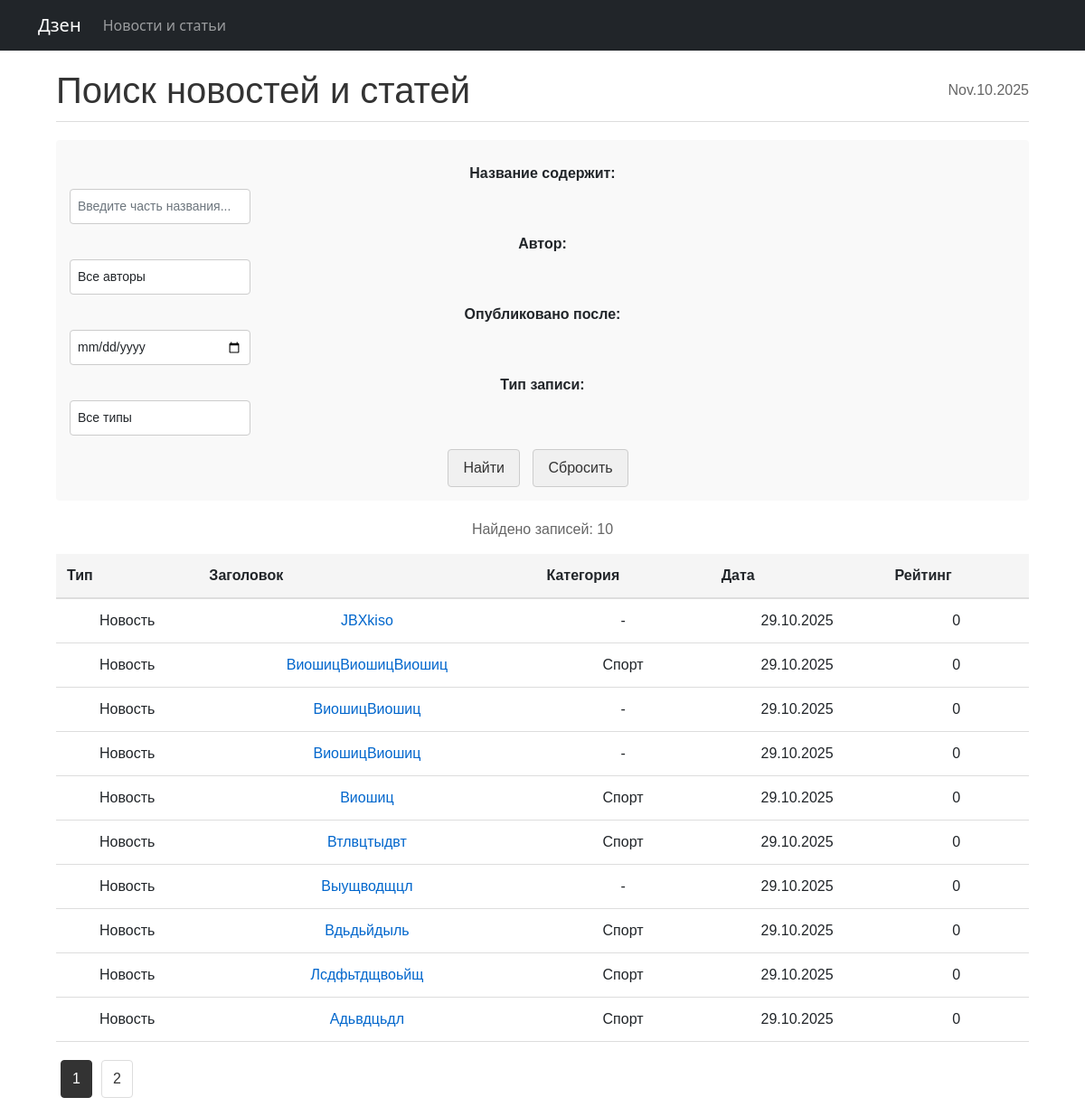
Page /news/search/ on the earlier database version.
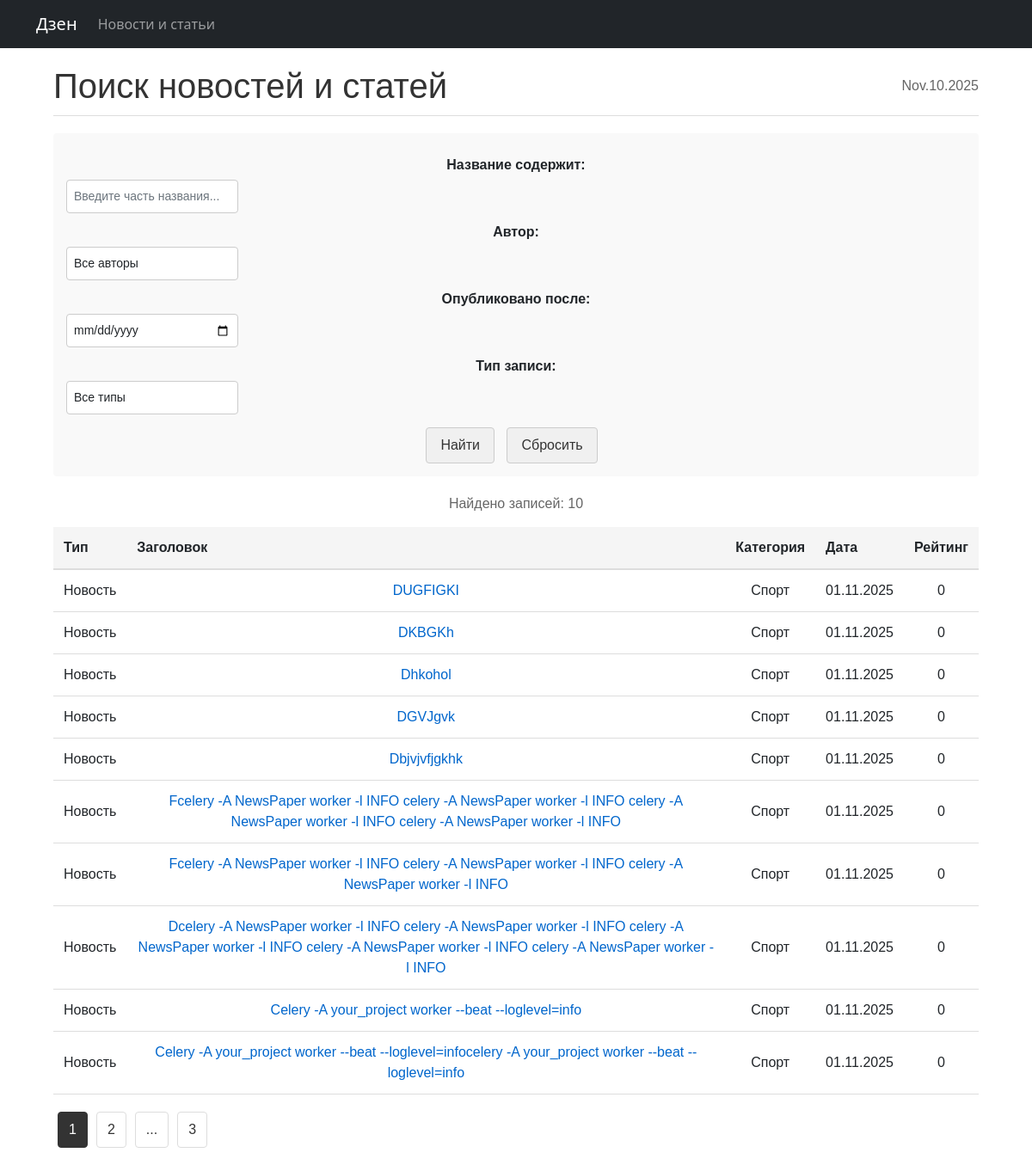
Same page on the later database version.
### news/models.py (models this page shows, shortened)
class Post(models.Model):
    ARTICLE = 'AR'
    NEWS = 'NW'
    POST_TYPES = [
        (ARTICLE, 'Статья'),
        (NEWS, 'Новость'),
    ]
    author = models.ForeignKey(Author, on_delete=models.CASCADE)
    post_type = models.CharField(max_length=2, choices=POST_TYPES, default=ARTICLE)
    created_at = models.DateTimeField(auto_now_add=True)
    categories = models.ManyToManyField('Category', through='PostCategory')
    title = models.CharField(max_length=255)
    content = models.TextField()
    rating = models.IntegerField(default=0)

class Category(models.Model):
    name = models.CharField(max_length=255, unique=True)
    subscribers = models.ManyToManyField(User, through='Subscription', related_name='subscribed_categories', blank=True)

### news/views.py (the view)
# urls.py: path('search/', PostSearchView.as_view(), name='news_search'),
class PostSearchView(ListView):
    model = Post
    ordering = ['-created_at']
    template_name = 'news_search.html'
    context_object_name = 'news'
    paginate_by = 10
    def get_queryset(self):
        queryset = super().get_queryset()
        self.filterset = PostSearchFilter(self.request.GET, queryset)
        return self.filterset.qs
    def get_context_data(self, **kwargs):
        context = super().get_context_data(**kwargs)
        context['filterset'] = self.filterset
        return context

### news/models.py (called while the page is built)
    def __str__(self):
        return self.user.username

### news/templatetags/censor_filter.py (called while the page is built)
@register.filter()
def censor(value):
    if not isinstance(value, str):
        return value
    words = value.split()
    censored_words = []
    for word in words:
        clean_word = word
        word_lower = word.lower()
        is_bad = False
        for bad_word in bad_words:
            if bad_word in word_lower:
                is_bad = True
                break
        if is_bad and len(clean_word) > 1:
            censored_word = clean_word[0] + '*' * (len(clean_word) - 1)
            censored_words.append(censored_word)
        else:
            censored_words.append(clean_word)
    return ' '.join(censored_words)

### news/templatetags/custom_tags.py (called while the page is built)
@register.simple_tag()
def current_time(format_string='%m %d %Y H:i'):
   return datetime.utcnow().strftime(format_string)

@register.simple_tag(takes_context=True)
def url_replace(context, **kwargs):
   d = context['request'].GET.copy()
   for k, v in kwargs.items():
       d[k] = v
   return d.urlencode()

### templates/news_search.html (shortened to what this page needs)
{% extends 'flatpages/default.html' %}
{% load custom_tags %}
{% load tz %}
{% load censor_filter %}
{% block content %}
<div class="news-container">
    <div class="header">
        <h1>Поиск новостей и статей</h1>
        <div class="date">{% current_time '%b.%d.%Y' %}</div>
    </div>
    <form method="GET" class="search-form">
        {{ filterset.form.as_p }}
        <div class="form-buttons">
            <button type="submit" class="btn">Найти</button>
            <a href="?" class="btn">Сбросить</a>
        </div>
    </form>
    {% if news %}
        <div class="count">Найдено записей: {{ news|length }}</div>
        <table class="news-table">
            <thead>
                <tr>
                    <th>Тип</th>
                    <th>Заголовок</th>
                    <th>Категория</th>
                    <th>Дата</th>
                    <th>Рейтинг</th>
                </tr>
            </thead>
            <tbody>
                {% for post in news %}
                <tr>
                    <td>{{ post.get_post_type_display }}</td>
                    <td><a href="{% url 'post_detail' post.id %}">{{ post.title|censor }}</a></td>
                    <td>
                        {% for category in post.categories.all %}
                            {{ category.name }}{% if not forloop.last %}, {% endif %}
                        {% empty %}
                            -
                        {% endfor %}
                    </td>
                    <td>{{ post.created_at|date:"d.m.Y" }}</td>
                    <td>{{ post.rating }}</td>
                </tr>
                {% endfor %}
            </tbody>
        </table>
    {% else %}
        <div class="no-news">По вашему запросу ничего не найдено</div>
    {% endif %}
    {% if page_obj.has_previous or page_obj.has_next %}
    <div class="pagination">
        <span class="current">{{ page_obj.number }}</span>
        {% if page_obj.has_next %}
            <a href="?{% url_replace page=page_obj.next_page_number %}">{{ page_obj.next_page_number }}</a>
            {% if paginator.num_pages != page_obj.next_page_number %}
                <span>...</span>
                <a href="?{% url_replace page=page_obj.paginator.num_pages %}">{{ page_obj.paginator.num_pages }}</a>
            {% endif %}
        {% endif %}
    </div>
    {% endif %}
</div>
{% endblock content %}

Differences in the rows shown:
no longer on this page (row unchanged): Post: post_type "Новость", title|censor "JBXkiso", created_at "29.10.2025", rating "0"
no longer on this page (row unchanged): Post: post_type "Новость", title|censor "ВиошицВиошицВиошиц", created_at "29.10.2025", rating "0", Category (name "Спорт")
no longer on this page (row unchanged): Post: post_type "Новость", title|censor "ВиошицВиошиц", created_at "29.10.2025", rating "0"
no longer on this page (row unchanged): Post: post_type "Новость", title|censor "ВиошицВиошиц", created_at "29.10.2025", rating "0"
no longer on this page (row unchanged): Post: post_type "Новость", title|censor "Виошиц", created_at "29.10.2025", rating "0", Category (name "Спорт")
no longer on this page (row unchanged): Post: post_type "Новость", title|censor "Втлвцтыдвт", created_at "29.10.2025", rating "0", Category (name "Спорт")
no longer on this page (row unchanged): Post: post_type "Новость", title|censor "Выущводщцл", created_at "29.10.2025", rating "0"
no longer on this page (row unchanged): Post: post_type "Новость", title|censor "Вдьдьйдыль", created_at "29.10.2025", rating "0", Category (name "Спорт")
no longer on this page (row unchanged): Post: post_type "Новость", title|censor "Лсдфьтдщвоьйщ", created_at "29.10.2025", rating "0", Category (name "Спорт")
no longer on this page (row unchanged): Post: post_type "Новость", title|censor "Адьвдцьдл", created_at "29.10.2025", rating "0", Category (name "Спорт")
added Post: post_type "Новость", title|censor "DUGFIGKI", created_at "01.11.2025", rating "0", Category (name "Спорт")
added Post: post_type "Новость", title|censor "DKBGKh", created_at "01.11.2025", rating "0", Category (name "Спорт")
added Post: post_type "Новость", title|censor "Dhkohol", created_at "01.11.2025", rating "0", Category (name "Спорт")
added Post: post_type "Новость", title|censor "DGVJgvk", created_at "01.11.2025", rating "0", Category (name "Спорт")
added Post: post_type "Новость", title|censor "Dbjvjvfjgkhk", created_at "01.11.2025", rating "0", Category (name "Спорт")
added Post: post_type "Новость", title|censor "Fcelery -A NewsPaper worker -l INFO celery -A NewsPaper worker -l INFO celery -A NewsPaper worker -l INFO celery -A NewsPaper worker -l INFO", created_at "01.11.2025", rating "0", Category (name "Спорт")
added Post: post_type "Новость", title|censor "Fcelery -A NewsPaper worker -l INFO celery -A NewsPaper worker -l INFO celery -A NewsPaper worker -l INFO", created_at "01.11.2025", rating "0", Category (name "Спорт")
added Post: post_type "Новость", title|censor "Dcelery -A NewsPaper worker -l INFO celery -A NewsPaper worker -l INFO celery -A NewsPaper worker -l INFO celery -A NewsPaper worker -l INFO celery -A NewsPaper worker -l INFO", created_at "01.11.2025", rating "0", Category (name "Спорт")
added Post: post_type "Новость", title|censor "Celery -A your_project worker --beat --loglevel=info", created_at "01.11.2025", rating "0", Category (name "Спорт")
added Post: post_type "Новость", title|censor "Celery -A your_project worker --beat --loglevel=infocelery -A your_project worker --beat --loglevel=info", created_at "01.11.2025", rating "0", Category (name "Спорт")
Other differences:
{{ page_obj.paginator.num_pages }}: (not shown) → "3"
